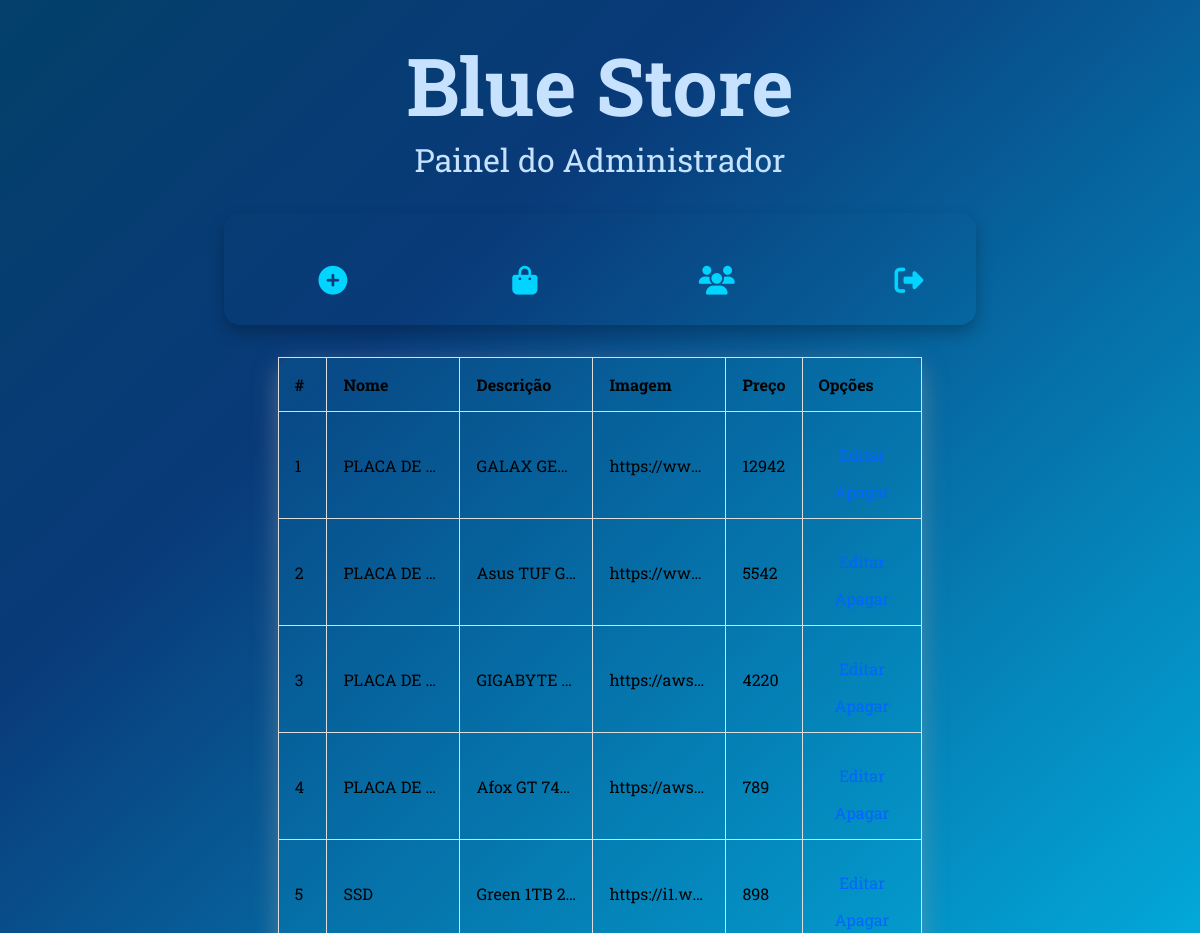
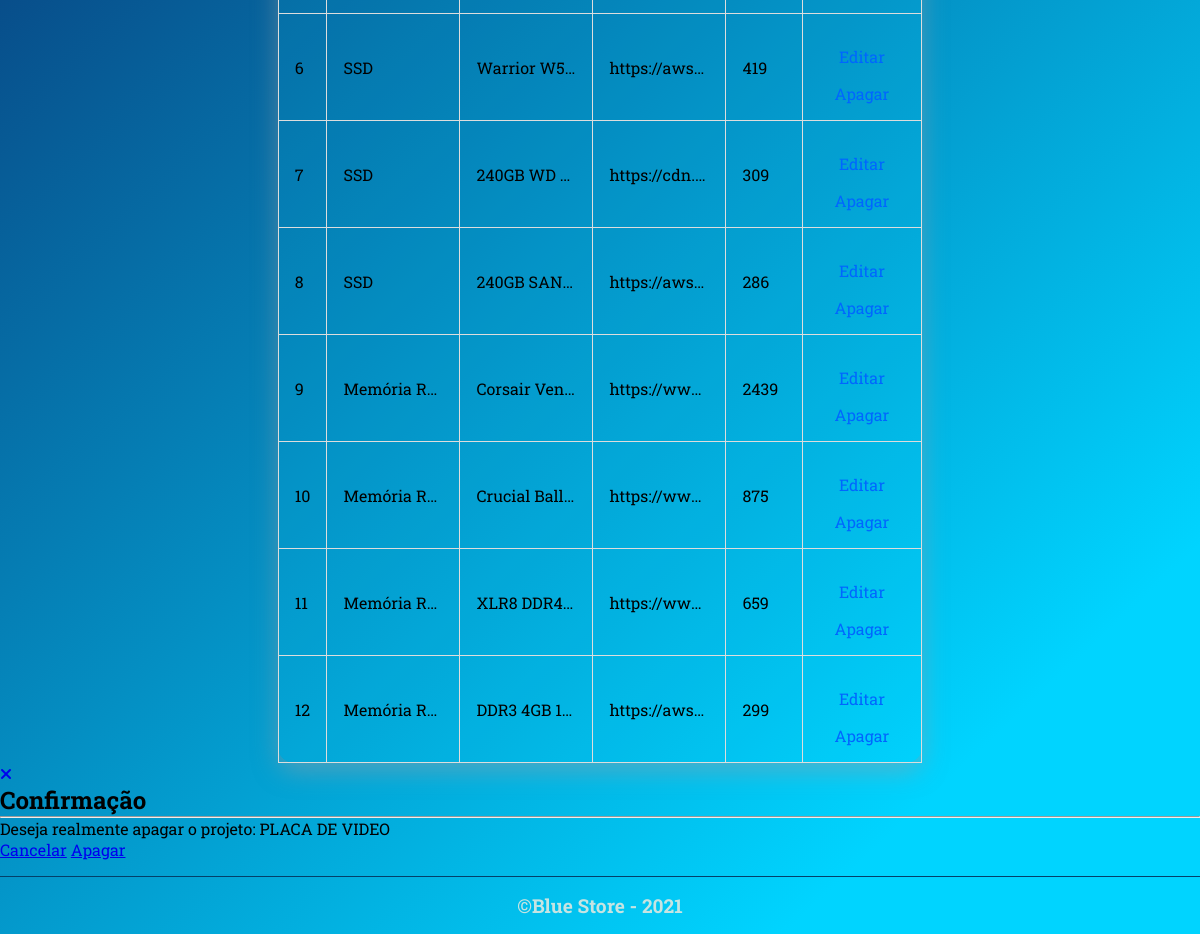
The page /1 on the database its author committed (2 pictures, top to bottom).
### app.py (models this page shows, shortened)
class Vendedor(db.Model):
    id = db.Column(db.Integer, primary_key=True,autoincrement = True )
    nome = db.Column(db.String(50), nullable= False)
    descricao = db.Column(db.String(500), nullable =False)
    imagem = db.Column(db.String(7000), nullable=False)
    preco = db.Column(db.Integer, nullable = False )

### app.py (the view)
@app.route('/<id>')
def idselector(id):
    produto = Vendedor.query.get(id)
    tabelas = Vendedor.query.all()
    return render_template('admin.html', select=produto, tabelas=tabelas, produto='')

### templates/admin.html (shortened to what this page needs)
<!DOCTYPE html>
<html lang="pt-br">
<head>
    <link rel="stylesheet" href="../static/css/admin.css">
</head>
<body>
    <section>
        <header id="header">
            <h1>Blue Store</h1>
            <p>Painel do Administrador</p>
        </header>
        <nav id="navgation">
            <ul class="menu">
                <li class="item">
                    <a class="link" href="/select"><i class="fa fa-plus-circle" aria-hidden="true"></i></a>
                </li>
                <li class="item">
                    <a class="link" href="/loja"><i class="fa fa-shopping-bag" aria-hidden="true"></i><span>Loja</span></a>
                </li>
                <li class="item">
                    <a class="link" href="/about"><i class="fa fa-users" aria-hidden="true"></i><span>Sobre nós</span></a>
                </li>
                <li class="item">
                    <a class="link" href="/logout"><i class="fa fa-sign-out" aria-hidden="true"></i><span>Sair</span></a>
                </li>
            </ul>
        </nav>
        <article id="table">
            {% if produto == '' %}
            <article id="lista">
                <table>
                    <thead>
                        <tr>
                            <th>#</th>
                            <th>Nome</th>
                            <th>Descrição</th>
                            <th>Imagem</th>
                            <th>Preço</th>
                            <th>Opções</th>
                        </tr>
                    </thead>
                    <tbody>
                        {% for p in tabelas %}
                        <tr>
                            <td>{{p.id}}</td>
                            <td>{{p.nome}}</td>
                            <td>{{p.descricao}}</td>
                            <td>{{p.imagem}}</td>
                            <td>{{p.preco}}</td>
                            <td>
                                <a id="edit" href="/edit/{{p.id}}">Editar</a>
                                <a href="/{{p.id}}">Apagar</a>
                            </td>
                        </tr>
                        {% endfor %}
                    </tbody>
                </table>
            </article>
            {% endif %}
        </article>
        {% if select != undefined %}
        <section id="modal">
            <div class="card">
                <a href="/admin" id="fechar"><i class="fa fa-times" aria-hidden="true"></i></a>
                <h2>Confirmação</h2>
                <hr>
                <p>Deseja realmente apagar o projeto: {{select.nome}} </p>
                <div id="btns">
                    <a class="btn-cancelar" id="close" href="/admin">Cancelar</a>
                    <a class="btn-apagar" href="/delete/{{select.id}}">Apagar</a>
                </div>
            </div>
        </section>
        {% endif %}
        <footer>
            <p>&copy;Blue Store - 2021</p>
        </footer>
    </section>
</body>
</html>

### static/css/admin.css (style rules this page uses)
* { margin: 0; padding: 0; }
body { background: rgb(3,64,106); background: linear-gradient(137deg, rgba(3,64,106,1) 0%, rgba(9,58,121,1) 23%, rgba(0,212,255,1) 87%); width: 100%; height: 100%; background-repeat: no-repeat; background-clip: padding-box; font-family: 'Roboto Slab', serif; }
section { width:100%; }
#header { width: 100%; color:#c6e2ff; text-align: center; animation: neon .1s ease-in-out infinite alternate; margin-top: 2rem; }
#header h1 { font-size:5rem; }
#header p { font-size: 2rem; }
#navgation { grid-area: aside; position: sticky; top:0; z-index: 9; display: flex; text-align: center; align-items: center; width: 60%; margin: 2rem auto; border-radius: 1rem; background-color: transparent; box-shadow: 0 .5rem 1rem rgba(0,0,0, .25); overflow: hidden; height: 5rem; padding: 1rem; }
#navgation .menu { list-style: none; display: flex; justify-content: center; margin: 0 auto; }
#navgation .menu .item { position: relative; padding: 1rem; width: 10rem; height: 100%; transition: ease .4s; cursor: pointer; }
#navgation .menu .item .link { display: block; margin: 0 auto; width: 100%; height: 5rem; color: rgba(0,212,255,1); text-transform: uppercase; text-decoration: none; overflow: hidden; transition: ease .4s; }
#navgation .menu .item .link i { position: absolute; display: flex; justify-content: center; top: 60%; transform: translateY(-50%); width: 80%; font-size: 1.8rem; transition: ease .4s; }
#table { display: flex; align-items: center; justify-content: center; }
#lista table { border-collapse: collapse; border-spacing: 0; padding: 3rem; background-color: rgba(0,212,255,.1); width: 65%; box-shadow: rgba(149, 157, 165, .5) 0px 8px 24px; border-radius: 1rem; }
#lista table th, td { padding: 1rem; border: 1px solid #ddd; text-align: left; }
#lista table td { max-width: 100px; overflow: hidden; text-overflow: ellipsis; white-space: nowrap; }
#lista table a { padding: 1rem; color: #0066ff; text-decoration: none; transition: all 0.3s ease-in-out; }
#edit { display: flex; justify-content: center; align-items: center; padding: 6rem; }
footer { grid-area: footer; border-top: 1px solid rgba(3,64,106,1); width: 100%; margin-top:1rem; }
footer p { color: rgba(202,228,225,0.98); text-align: center; font-size: 1.2rem; font-weight: bold; margin: 1rem; }

### rows shown on the page
Vendedor: id "1", nome "PLACA DE…", descricao "GALAX GE…", imagem "https://ww…", preco "12942", nome "PLACA DE VIDEO"
Vendedor: id "2", nome "PLACA DE…", descricao "Asus TUF G…", imagem "https://ww…", preco "5542"
Vendedor: id "3", nome "PLACA DE…", descricao "GIGABYTE…", imagem "https://awst…", preco "4220"
Vendedor: id "4", nome "PLACA DE…", descricao "Afox GT 74…", imagem "https://awst…", preco "789"
Vendedor: id "5", nome "SSD", descricao "Green 1TB 2…", imagem "https://i1.w…", preco "898"
Vendedor: id "6", nome "SSD", descricao "Warrior W5…", imagem "https://awst…", preco "419"
Vendedor: id "7", nome "SSD", descricao "240GB WD…", imagem "https://cdn.…", preco "309"
Vendedor: id "8", nome "SSD", descricao "240GB SAN…", imagem "https://awst…", preco "286"
Vendedor: id "9", nome "Memória R…", descricao "Corsair Ven…", imagem "https://ww…", preco "2439"
Vendedor: id "10", nome "Memória R…", descricao "Crucial Ball…", imagem "https://ww…", preco "875"
Vendedor: id "11", nome "Memória R…", descricao "XLR8 DDR4…", imagem "https://ww…", preco "659"
Vendedor: id "12", nome "Memória R…", descricao "DDR3 4GB 1…", imagem "https://awst…", preco "299"
